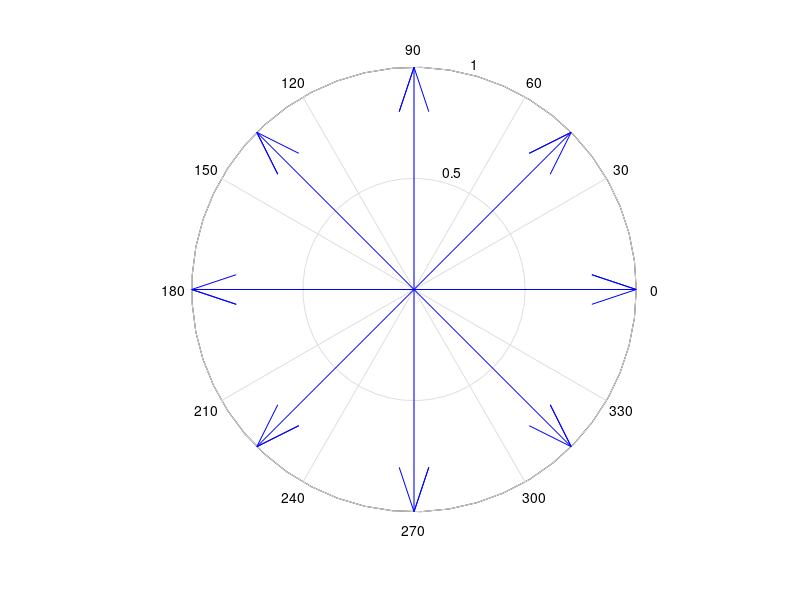

Write MATLAB code to recreate this figure.
close all
clear all
clc

%24Slot-22Pole-First Harmonic
M = cos(0*pi/180)
N = sin(0*pi/180)
ver = M
hor = N
figure(1)
compass(M)
hold on

M = cos(135*pi/180)
N = sin(135*pi/180)
ver = ver - M
hor = hor -N
figure(1)
compass(M, N)
hold on

M = cos(270*pi/180)
N = sin(270*pi/180)
ver = ver + M
hor = hor +N
figure(1)
compass(M, N)
hold on

M = cos(45*pi/180)
N = sin(45*pi/180)
ver = ver - M
hor = hor -N
figure(1)
compass(M, N)
hold on

M = cos(180*pi/180)
N = sin(180*pi/180)
ver = ver - M
hor = hor -N
figure(1)
compass(M, N)
hold on

M = cos(315*pi/180)
N = sin(315*pi/180)
ver = ver + M
hor = hor +N
figure(1)
compass(M, N)
hold on

M = cos(90*pi/180)
N = sin(90*pi/180)
ver = ver - M
hor = hor -N
figure(1)
compass(M, N)
hold on

M = cos(225*pi/180)
N = sin(225*pi/180)
ver = ver + M
hor = hor +N
figure(1)
compass(M, N)

mag = sqrt(hor^2 + ver^2)
w = mag/8
